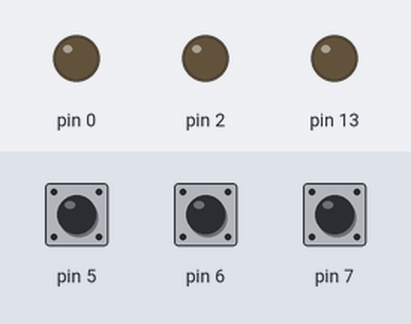
A sketch run on a simulated Arduino Uno, built with avr-gcc and run on an emulated ATmega328P. On the bench: output pins drawn as LEDs (lit = HIGH). Dashed ring = blinking. The inputs (shaded band) are chosen by the test bench; at power-on: pin 5 HIGH, pin 7 HIGH, pin 6 HIGH.

Above: at 1.2 s.
1.3 s: pin 5 pulled LOW for 1 s
At 1.5 s:
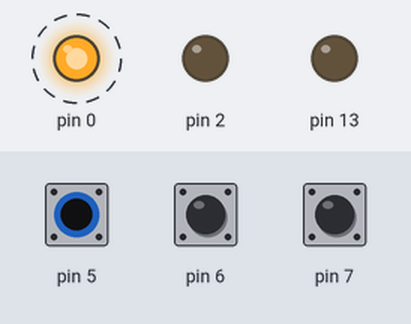
3.9 s: pin 7 pulled LOW for 3.2 s
At 4.1 s:
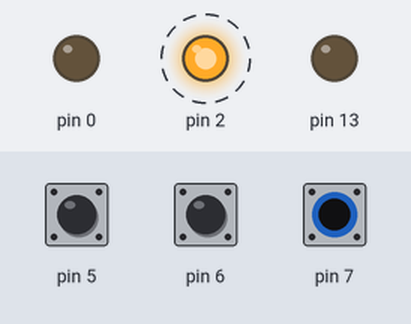
8.6 s: pin 6 pulled LOW for 0.15 s
At 8.67 s:
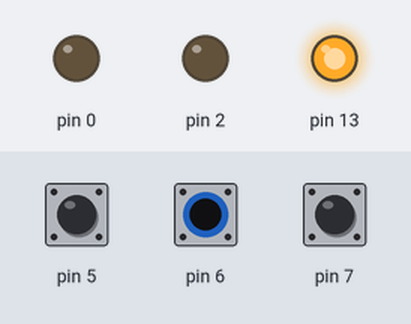
10.2 s: pin 6 pulled LOW for 3.2 s
At 14.1 s:
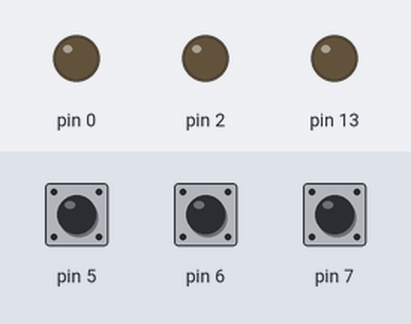
14.9 s: pin 5 pulled LOW for 3.2 s
At 15.1 s:
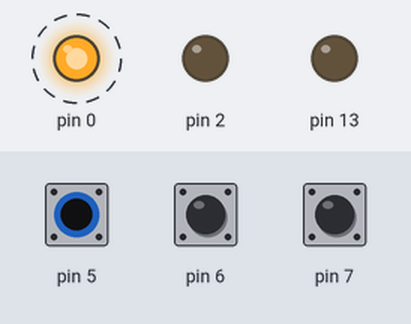
19.6 s: pin 5 driven LOW and pin 6 driven LOW
At 20.5 s:
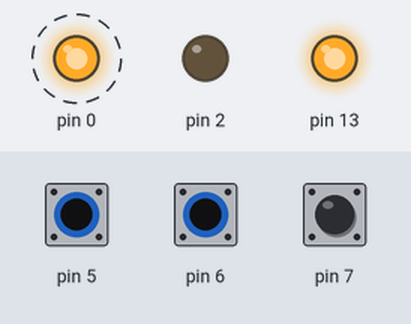
Timing chart, 0 to 23.6 s (numbered marks = the images above; inputs shaded):
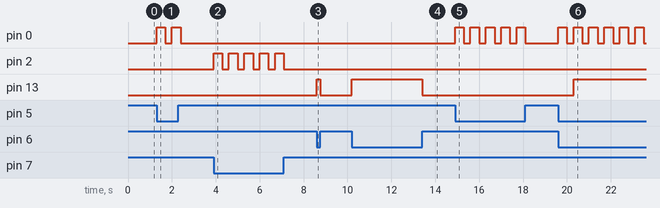

Measured:
- after the input at 1.3 s, pin 0: alternates HIGH for 0.40 s and LOW for 0.30 s, 4 changes in all, then stays LOW, starting at once
- after the input at 3.9 s, pin 2: alternates HIGH for 0.40 s and LOW for 0.30 s, 10 changes in all, then stays LOW, starting at once
- after the input at 8.6 s, pin 13: LOW → HIGH at once, → LOW 0.15 s later
- after the input at 10.2 s, pin 13: LOW → HIGH at once, → LOW 3.2 s later
- after the input at 14.9 s, pin 0: alternates HIGH for 0.40 s and LOW for 0.30 s, 10 changes in all, then stays LOW, starting at once
- after the input at 19.6 s, pin 0: alternates HIGH for 0.40 s and LOW for 0.30 s, starting at once; pin 13: LOW → HIGH after 0.70 s

The sketch:

migacze.ino
```cpp
void setup() //bike lights by VonKlotz
{
pinMode(0,OUTPUT);
pinMode(13,OUTPUT);
pinMode(2,OUTPUT);
pinMode(5,INPUT_PULLUP);
pinMode(6,INPUT_PULLUP);
pinMode(7,INPUT_PULLUP);
}

void loop()
{
  if (digitalRead(6) == LOW)
 {   digitalWrite(13,HIGH);
 }    else digitalWrite(13,LOW);


  if (digitalRead(5) ==LOW)
 {   digitalWrite(0,HIGH);
    delay(400);
    digitalWrite(0,LOW);
    delay(300);
 }
    else digitalWrite(0,LOW);

   if (digitalRead(7) ==LOW)
 {   digitalWrite(2,HIGH);
    delay(400);
    digitalWrite(2,LOW);
    delay(300);
 }
    else digitalWrite(2,LOW);
}
```
